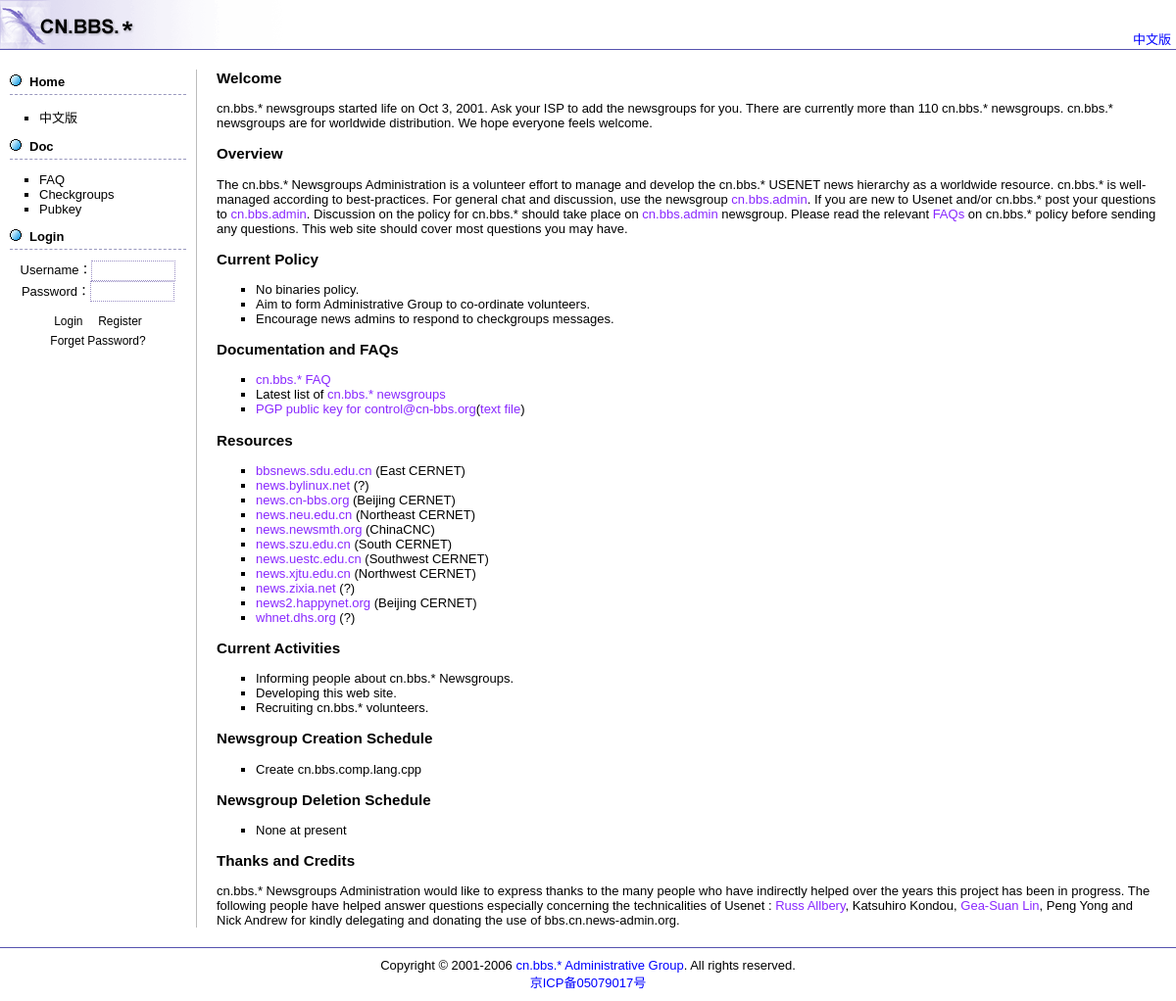
The page / on the database its author committed.
### tables this page shows
CREATE TABLE `_news_srv` (
  `id` int(10) unsigned NOT NULL auto_increment,
  `name` varchar(40) NOT NULL default '',
  `host` varchar(40) NOT NULL default '',
  `url` varchar(40) NOT NULL default '',
  `comment` varchar(40) NOT NULL default '',
  `comment_en` varchar(40) NOT NULL default '',
  `status` tinyint(3) unsigned NOT NULL default '0',
  PRIMARY KEY  (`id`)
);

### index.php (the view, shortened to what this page needs)
<?php
	require("header.php");
	if(isset($_GET["display"])) {
		switch($_GET["display"]) {
			case "newsgroup":
				require(defined("STATIC_PAGE")?"newsgroup.html":"newsgroup.php");
				break;
			case "serverlist":
				require(defined("STATIC_PAGE")?"serverlist.html":"serverlist.php");
				break;
			default:
		}
	}
	else {
		if($chinese) {
			$result = mysql_query("SELECT *,UNIX_TIMESTAMP(posttime) 'ts_posttime' FROM _mainpage_news ORDER BY id DESC LIMIT 0,5");
			$mainpage_news_content = "<UL>\n";
			while($record = mysql_fetch_array($result)) {
				$mainpage_news_content .= "  <LI><a href=\"viewnews.php?id={$record["id"]}\">{$record["title"]}</a>";
				$mainpage_news_content .= " (" . date("Y-m-d", $record["ts_posttime"]) . ")</LI>\n";
			}
			$mainpage_news_content .= "</UL>";
			require("chimain.html");
		}
		else {
			$result = mysql_query("SELECT * FROM _news_srv WHERE status=1 ORDER BY name ASC");
			$server_list = "<UL>\n";
			while($record = mysql_fetch_array($result)) {
				$server_list .= "  <LI><a href=\"http://{$record["name"]}/\" targer=\"_blank\">{$record["name"]}</a>";
				$server_list .= " ({$record["comment_en"]})</LI>\n";
			}
			$server_list .= "</UL>";
		}
	}
	require("footer.php");
?>

### header.php (shortened to what this page needs)
<?php
	if(isset($_GET["c"]))
		$chinese = true;
	else if(isset($_GET["e"]))
		$chinese = false;
	else {
		if(substr($_SERVER["HTTP_ACCEPT_LANGUAGE"], 0, 3) == "zh-")
			$chinese = true;
		else
			$chinese = false;
	}
?>
<!DOCTYPE html PUBLIC "-//W3C//DTD XHTML 1.0 Transitional//EN" "http://www.w3.org/TR/xhtml1/DTD/xhtml1-transitional.dtd">
<html xmlns="http://www.w3.org/1999/xhtml">
<head>
<link href="default.css" rel="stylesheet" type="text/css" />
</head>
<body>
<div style="float:right;padding-top:30px;padding-right:5px">
<?php if($chinese) { ?><a href="index.php?e">English Version</a><?php } else { ?><a href="index.php?c"><a href="index.php?c">中文版</a><?php } ?></div><div id="divLogo"><a href="index.php"><img src="logo.gif" width="369" height="50" border="0" /></a></div>
<div id="divMenu">
	<br />
<?php
	if($chinese) {
?>
	<div class="menutitle"><a href="index.php?c">首页</a></div>
	<ul>
		<li><a href="index.php?e">English Version</a></li>
	</ul>
	<div class="menutitle"><a href="index.php?c#Documentation_and_FAQs">文档</a></div>
	<ul>
		<li><a href="index.php?c&amp;file=charter">管理章程</a></li>
		<li><a href="index.php?c&amp;file=howto">技术手册</a></li>
		<li><a href="index.php?c&amp;file=manual">版主手册</a></li>
		<li><a href="index.php?c&amp;file=newgroup">开组须知</a></li>
		<li><a href="index.php?c&amp;file=faq">FAQ for news admin</a></li>
	</ul>
	<div class="menutitle"><a href="index.php?c#Resources">资源</a></div>
	<ul>
		<li><a href="index.php?c&amp;display=serverlist">服务器列表</a></li>
		<li><a href="index.php?c&amp;display=newsgroup">新闻组列表</a></li>
		<li><a href="http://webnews.cn-bbs.org" target="_blank">新闻组网页版</a></li>
	</ul>
	<div class="menutitle"><a href="https://panel.cn-bbs.org/">控制面板</a></div>
	<div align="center">
		<form action="https://panel.cn-bbs.org/loginout.php" method="post" id="frmPanel">
			登录名称：<input type="text" name="name" maxlength="16" class="loginbox" /><br />
			登录密码：<input type="password" name="password" maxlength="40" class="loginbox" /><br />
			<div style="margin-top:10px"><input type="submit" value="登录" class="loginbtn" />
			<input type="button" value="注册" class="loginbtn" onclick="location.href='https://panel.cn-bbs.org/register.php';" />
			<input type="button" value="取回密码" class="loginbtn" onclick="location.href='https://panel.cn-bbs.org/lostpw.php';" /></div>
		</form>
	</div>
<?php
	}
	else {
?>
	<div class="menutitle"><a href="index.php?e">Home</a></div>
	<ul>
		<li><a href="index.php?c">中文版</a></li>
	</ul>
	<div class="menutitle"><a href="index.php?e#Documentation_and_FAQs">Doc</a></div>
	<ul>
		<li><a href="index.php?e&amp;file=faq">FAQ</a></li>
		<li><a href="index.php?e&amp;display=newsgroup">Checkgroups</a></li>
		<li><a href="index.php?e&amp;file=pubkey">Pubkey</a></li>
	</ul>
	<div class="menutitle"><a href="https://panel.cn-bbs.org/">Login</a></div>
	<div align="center">
		<form action="https://panel.cn-bbs.org/loginout.php" method="post" id="frmPanel">
			Username：<input type="text" name="name" maxlength="16" class="loginbox" /><br />
			Password：<input type="password" name="password" maxlength="40" class="loginbox" /><br />
			<div style="margin-top:10px"><input type="submit" value="Login" class="loginbtn" />
			<input type="button" value="Register" class="loginbtn" onclick="location.href='https://panel.cn-bbs.org/register.php';" />
			<input type="button" value="Forget Password?" class="loginbtn" onclick="location.href='https://panel.cn-bbs.org/lostpw.php';" /></div>
		</form>
	</div>
<?php
	}
?>
</div>
<div id="divMain">

### footer.php (shortened to what this page needs)
</div>
<div id="divFoot">
	Copyright © 2001-2006 <a href="mailto:control@cn-bbs.org">cn.bbs.* Administrative Group</a>. All rights reserved.<br>
	<a href="http://www.miibeian.gov.cn/">京ICP备05079017号</a></div>
</body>
</html>

### default.css (style rules this page uses)
body { margin:0px; font-family:Verdana,Arial,Helvetica,sans-serif; font-size:13px }
a { text-decoration:none; color:#00F }
ul { list-style:square }
input, object { background-color: #ffffff; font-size: 12px; border: 1px #cccccc double; font-family: Verdana, Arial, Helvetica, sans-serif; }
.menutitle { margin:10px; padding-left:20px; padding-bottom:5px; border-bottom:1px dashed #9A99BF; font-weight:bold; background-image:url(round.gif); background-repeat:no-repeat; background-position:left top }
.loginbox { width:80px; height:17px; border:1px dotted #998EC4; background-color:#FFF }
.loginbtn { height:20px; border:0px; background:none }
#divLogo { border-bottom:1px solid #5553AE }
#divMenu { float:left; width:200px }
#divMenu a { color:#000 }
#divMain { margin-left:200px; border-left:1px solid #BCBCBC }
#divMain a { color:#8928FF }
#divFoot { clear:both; padding:10px; border-top:1px solid #5553AE; text-align:center }

### rows shown on the page
_news_srv: name "bbsnews.sdu.edu.cn", comment_en "East CERNET"
_news_srv: name "news.bylinux.net", comment_en "?"
_news_srv: name "news.cn-bbs.org", comment_en "Beijing CERNET"
_news_srv: name "news.neu.edu.cn", comment_en "Northeast CERNET"
_news_srv: name "news.newsmth.org", comment_en "ChinaCNC"
_news_srv: name "news.szu.edu.cn", comment_en "South CERNET"
_news_srv: name "news.uestc.edu.cn", comment_en "Southwest CERNET"
_news_srv: name "news.xjtu.edu.cn", comment_en "Northwest CERNET"
_news_srv: name "news.zixia.net", comment_en "?"
_news_srv: name "news2.happynet.org", comment_en "Beijing CERNET"
_news_srv: name "whnet.dhs.org", comment_en "?"
